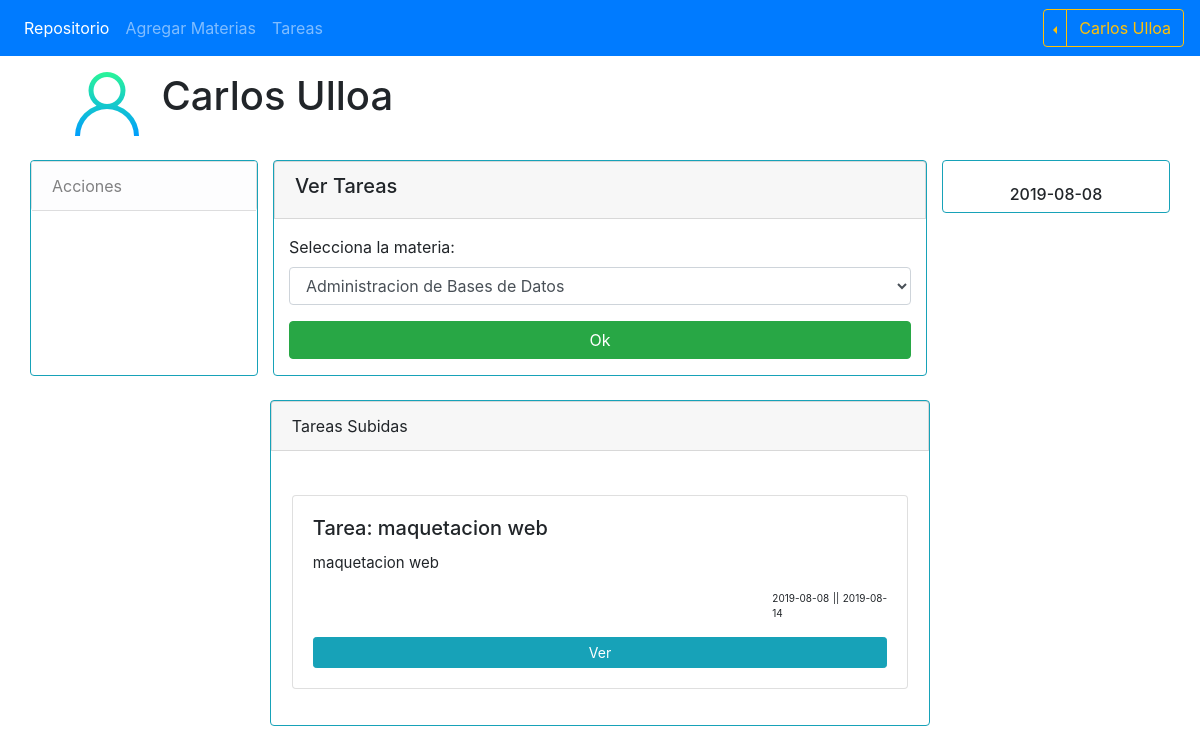
/ver_tareas.php?mat=37 (signed in), run on the app's committed database.
### tables this page shows
CREATE TABLE IF NOT EXISTS `conf_tarea` (
  `id` int(11) NOT NULL AUTO_INCREMENT,
  `tarea` varchar(255) NOT NULL,
  `descripcion` varchar(255) DEFAULT NULL,
  `img` enum('si','no') DEFAULT NULL,
  `doc` enum('si','no') DEFAULT NULL,
  `arc` enum('si','no') DEFAULT NULL,
  `mat_arc` longblob,
  `f_inicio` date NOT NULL,
  `f_fin` date NOT NULL,
  `id_mat` int(11) DEFAULT NULL,
  `id_unidad` int(11) DEFAULT NULL,
  PRIMARY KEY (`id`)
);

### php/helpers.php (called while the page is built, shortened)
<?php
function Materias_Profe ($conexion, $id_p){
    $sql = "SELECT m.id, m.materia "
            . "FROM materias AS m "
            . "INNER JOIN prof_mat AS pm ON m.id = pm.id_mat "
            . "WHERE pm.id_prof = $id_p";
    $mat = mysqli_query($conexion, $sql);
    $materias = array();
    if ($mat && mysqli_num_rows($mat)){
        $materias = $mat;
    }
    return $materias;
}
function Tareas_mat($conexion, $id_mat){
    $sql = "SELECT ct.id, ct.tarea, ct.descripcion, ct.f_inicio, ct.f_fin, u.numero, u.unidad "
            . "FROM conf_tarea AS ct INNER JOIN unidades AS u ON u.id = ct.id_unidad "
            . "WHERE ct.id_mat = $id_mat";
    $tar = mysqli_query($conexion, $sql);
    $tareas = array();
    if ($tar && mysqli_num_rows($tar) >= 1){
        $tareas = $tar;
    }
    return $tareas;
}

### ver_tareas.php (the view)
<?php require_once 'includes/cabecera.php'; ?>
<div class="container-fluid mx-auto row mt-3" style="width: 90%; margin-left:5%">
    <img src="img/usuario.png">&nbsp; &nbsp; &nbsp;<h1> <?= $_SESSION['nombre'].' '.$_SESSION['apellido'] ?> </h1>
</div>
<div class="container-fluid mx-auto mb-4 row">
    <?php require_once 'includes/sidebar.php'; ?>
    <div class="container-fluid mx-auto" style="width: 60%;">
        <form class="card border-info rounded" method="POST" action="ver_tareas.php">
            <div class="card card-header">
                <h5> Ver Tareas </h5>
            </div>
            <div class="mt-3 mb-3 container-fluid">
                <label> Selecciona la materia: </label>
                <select name="mat" class="form-control mb-3">
                    <?php
                        $mat = Materias_Profe($bd, $_SESSION['id']);
                        if (!empty($mat)):
                            while ($materia = mysqli_fetch_assoc($mat)):
                    ?>
                    <option value="<?= $materia['id'] ?>"> <?= $materia['materia'] ?> </option>
                    <?php
                            endwhile;
                        endif;
                    ?>
                </select>
                <input type="submit" class="btn btn-success btn-block" value="Ok"/>
            </div>
        </form>
    </div><br/>
<?php require_once 'includes/dia_tarea.php'; ?>
</div>
<?php
if (isset($_POST['mat']) || isset ($_GET['mat'])) {
    if (isset($_POST['mat'])){
        $id_mat = intval($_POST['mat']);
    } elseif (isset($_GET['mat'])){
        $id_mat = intval($_GET['mat']);
    }
    ?>
    <div class="container-fluid mx-auto" style="width: 59%;">
        <div class="border border-info rounded">
            <div class="card card-header mx-auto">
                Tareas Subidas
            </div>
            <br>
            <div class="card-body row">
                <?php
                    $t = Tareas_mat($bd, $id_mat);
                    if (!empty($t)){
                        while ($tarea = mysqli_fetch_assoc($t)){
                ?>
                <div class="card card-body ml-3 mr-3 mb-3" style="width: 30%;">
                    <h5 class="card-title"> Tarea: <?= $tarea['tarea'] ?> </h5>
                    <p class="card-text text-justify" style="font-size: 15px;"> <?= substr($tarea['descripcion'], 0, 150) ?> </p>
                    <p class="card-text text-justify" style="font-size: 10px; margin-left: 80%;"> <?= $tarea['f_inicio'].' || '.$tarea['f_fin'] ?> </p>
                    <a href="obs_tarea.php?id_t=<?= $tarea['id'] ?>" class="btn btn-info btn-sm"> Ver </a>
                </div>
                <?php
                        }
                    } elseif (empty($t)){
                ?>
                <br/> Por el momento no haz subido TAREAS a esta materia, deseas <a href="nueva_tarea.php?id_mat<?= $id_mat ?>"> SUBIR TAREA </a> ?
                <?php
                    }
                ?>
            </div>
        </div>
    </div>
<?php } ?>

### data on the page
conf_tarea: tarea "maquetacion web", descripcion "maquetacion web", f_inicio "2019-08-08", f_fin "2019-08-14"

### other printed values
$_SESSION['nombre'] "Carlos"
$_SESSION['apellido'] "Ulloa"
form field mat "Administracion de Bases de Datos"
